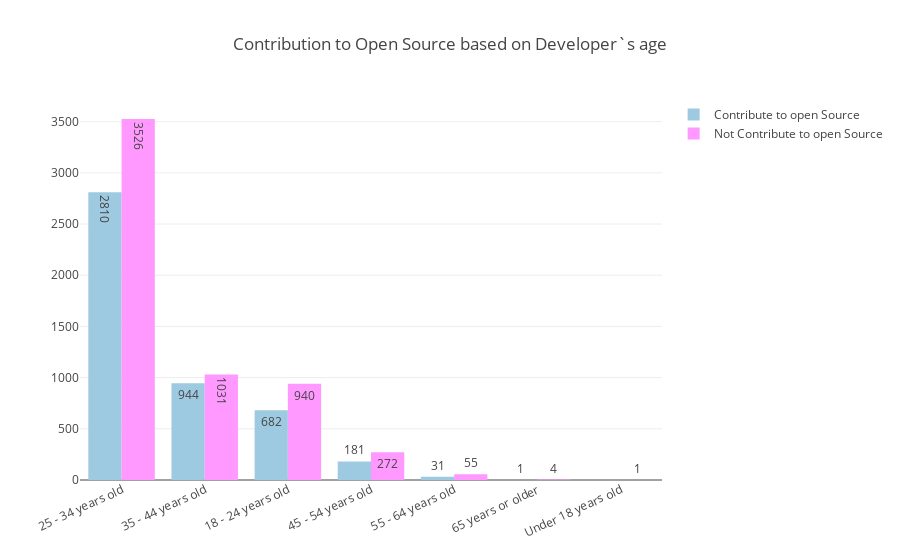

Notebook cell for this chart:
### Code cell
oscontribyes = results[results["OpenSource"] == "Yes"]
oscontribNo = results[results["OpenSource"] == "No"]
Agewisecontribyes = oscontribyes["Age"].value_counts()
Agewisecontribno = oscontribNo["Age"].value_counts()
plotlybar(Agewisecontribyes.index, Agewisecontribyes.values, 'Contribute to open Source',Agewisecontribno.index, Agewisecontribno.values,
          'Not Contribute to open Source','#9ECAE1','#ff99ff', title = 'Contribution to Open Source based on Developer`s age')

### Figure 1 — Plotly figure (JSON) as saved in the notebook; plotly's stock layout.template omitted (floating-point values rounded to 4 significant figures)
{"data": [{"marker": {"color": "#9ECAE1"}, "name": "Contribute to open Source", "orientation": "v", "text": [2810, 944, 682, 181, 31, 1], "textposition": "auto", "type": "bar", "x": ["25 - 34 years old", "35 - 44 years old", "18 - 24 years old", "45 - 54 years old", "55 - 64 years old", "65 years or older"], "y": [2810, 944, 682, 181, 31, 1]}, {"marker": {"color": "#ff99ff"}, "name": "Not Contribute to open Source", "text": [3526, 1031, 940, 272, 55, 4, 1], "textposition": "auto", "type": "bar", "x": ["25 - 34 years old", "35 - 44 years old", "18 - 24 years old", "45 - 54 years old", "55 - 64 years old", "65 years or older", "Under 18 years old"], "y": [3526, 1031, 940, 272, 55, 4, 1]}], "layout": {"barmode": "group", "title": "Contribution to Open Source based on Developer`s age", "xaxis": {"tickangle": -25}}}
